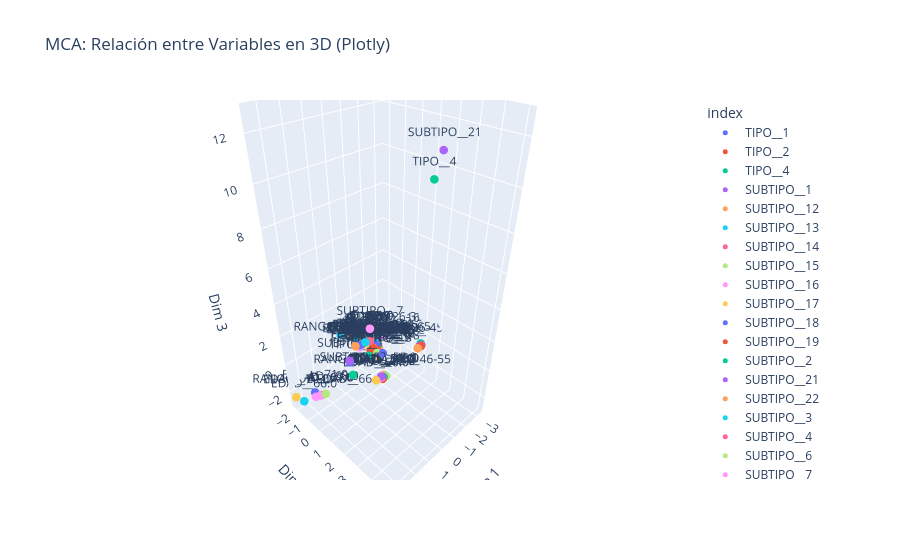

Notebook code for this chart:
### Code cell
# 3. Plotly: Análisis de Correspondencias Múltiples (MCA) en 3D
# Usamos datos2 que ya está preparado para prince.MCA
mca_3d = prince.MCA(n_components=3)
mca_3d.fit(datos2.drop('FECHA INICIAL', axis=1).astype(str))
coords = mca_3d.column_coordinates(datos2.drop('FECHA INICIAL', axis=1).astype(str))

fig_mca = px.scatter_3d(coords, x=0, y=1, z=2, text=coords.index,
                        title='MCA: Relación entre Variables en 3D (Plotly)',
                        labels={'0': 'Dim 1', '1': 'Dim 2', '2': 'Dim 3'},
                        color=coords.index)
fig_mca.update_traces(marker=dict(size=5))
fig_mca.show()

### Figure 1 — Plotly figure (JSON) as saved in the notebook; plotly's stock layout.template omitted (floating-point values rounded to 4 significant figures)
{"data": [{"hovertemplate": "index=%{text}<br>Dim 1=%{x}<br>Dim 2=%{y}<br>Dim 3=%{z}<extra></extra>", "legendgroup": "TIPO__1", "marker": {"color": "#636efa", "size": 5, "symbol": "circle"}, "mode": "markers+text", "name": "TIPO__1", "scene": "scene", "showlegend": true, "text": ["TIPO__1"], "type": "scatter3d", "x": [1.133], "y": [-0.3092], "z": [-0.01229]}, {"hovertemplate": "index=%{text}<br>Dim 1=%{x}<br>Dim 2=%{y}<br>Dim 3=%{z}<extra></extra>", "legendgroup": "TIPO__2", "marker": {"color": "#EF553B", "size": 5, "symbol": "circle"}, "mode": "markers+text", "name": "TIPO__2", "scene": "scene", "showlegend": true, "text": ["TIPO__2"], "type": "scatter3d", "x": [-0.5032], "y": [0.1298], "z": [-0.008466]}, {"hovertemplate": "index=%{text}<br>Dim 1=%{x}<br>Dim 2=%{y}<br>Dim 3=%{z}<extra></extra>", "legendgroup": "TIPO__4", "marker": {"color": "#00cc96", "size": 5, "symbol": "circle"}, "mode": "markers+text", "name": "TIPO__4", "scene": "scene", "showlegend": true, "text": ["TIPO__4"], "type": "scatter3d", "x": [1.054], "y": [4.549], "z": [11.44]}, {"hovertemplate": "index=%{text}<br>Dim 1=%{x}<br>Dim 2=%{y}<br>Dim 3=%{z}<extra></extra>", "legendgroup": "SUBTIPO__1", "marker": {"color": "#ab63fa", "size": 5, "symbol": "circle"}, "mode": "markers+text", "name": "SUBTIPO__1", "scene": "scene", "showlegend": true, "text": ["SUBTIPO__1"], "type": "scatter3d", "x": [1.17], "y": [-0.2699], "z": [0.1475]}, {"hovertemplate": "index=%{text}<br>Dim 1=%{x}<br>Dim 2=%{y}<br>Dim 3=%{z}<extra></extra>", "legendgroup": "SUBTIPO__12", "marker": {"color": "#FFA15A", "size": 5, "symbol": "circle"}, "mode": "markers+text", "name": "SUBTIPO__12", "scene": "scene", "showlegend": true, "text": ["SUBTIPO__12"], "type": "scatter3d", "x": [-0.9637], "y": [-0.3106], "z": [-0.6195]}, {"hovertemplate": "index=%{text}<br>Dim 1=%{x}<br>Dim 2=%{y}<br>Dim 3=%{z}<extra></extra>", "legendgroup": "SUBTIPO__13", "marker": {"color": "#19d3f3", "size": 5, "symbol": "circle"}, "mode": "markers+text", "name": "SUBTIPO__13", "scene": "scene", "showlegend": true, "text": ["SUBTIPO__13"], "type": "scatter3d", "x": [-0.5981], "y": [0.04033], "z": [-0.07321]}, {"hovertemplate": "index=%{text}<br>Dim 1=%{x}<br>Dim 2=%{y}<br>Dim 3=%{z}<extra></extra>", "legendgroup": "SUBTIPO__14", "marker": {"color": "#FF6692", "size": 5, "symbol": "circle"}, "mode": "markers+text", "name": "SUBTIPO__14", "scene": "scene", "showlegend": true, "text": ["SUBTIPO__14"], "type": "scatter3d", "x": [-0.8653], "y": [-0.4269], "z": [0.1381]}, {"hovertemplate": "index=%{text}<br>Dim 1=%{x}<br>Dim 2=%{y}<br>Dim 3=%{z}<extra></extra>", "legendgroup": "SUBTIPO__15", "marker": {"color": "#B6E880", "size": 5, "symbol": "circle"}, "mode": "markers+text", "name": "SUBTIPO__15", "scene": "scene", "showlegend": true, "text": ["SUBTIPO__15"], "type": "scatter3d", "x": [-0.6645], "y": [-0.05387], "z": [0.01743]}, {"hovertemplate": "index=%{text}<br>Dim 1=%{x}<br>Dim 2=%{y}<br>Dim 3=%{z}<extra></extra>", "legendgroup": "SUBTIPO__16", "marker": {"color": "#FF97FF", "size": 5, "symbol": "circle"}, "mode": "markers+text", "name": "SUBTIPO__16", "scene": "scene", "showlegend": true, "text": ["SUBTIPO__16"], "type": "scatter3d", "x": [-1.513], "y": [-0.5022], "z": [0.09513]}, {"hovertemplate": "index=%{text}<br>Dim 1=%{x}<br>Dim 2=%{y}<br>Dim 3=%{z}<extra></extra>", "legendgroup": "SUBTIPO__17", "marker": {"color": "#FECB52", "size": 5, "symbol": "circle"}, "mode": "markers+text", "name": "SUBTIPO__17", "scene": "scene", "showlegend": true, "text": ["SUBTIPO__17"], "type": "scatter3d", "x": [-0.8596], "y": [-0.4905], "z": [-0.909]}, {"hovertemplate": "index=%{text}<br>Dim 1=%{x}<br>Dim 2=%{y}<br>Dim 3=%{z}<extra></extra>", "legendgroup": "SUBTIPO__18", "marker": {"color": "#636efa", "size": 5, "symbol": "circle"}, "mode": "markers+text", "name": "SUBTIPO__18", "scene": "scene", "showlegend": true, "text": ["SUBTIPO__18"], "type": "scatter3d", "x": [-0.3631], "y": [0.654], "z": [0.2794]}, {"hovertemplate": "index=%{text}<br>Dim 1=%{x}<br>Dim 2=%{y}<br>Dim 3=%{z}<extra></extra>", "legendgroup": "SUBTIPO__19", "marker": {"color": "#EF553B", "size": 5, "symbol": "circle"}, "mode": "markers+text", "name": "SUBTIPO__19", "scene": "scene", "showlegend": true, "text": ["SUBTIPO__19"], "type": "scatter3d", "x": [-0.4514], "y": [0.1119], "z": [0.1188]}, {"hovertemplate": "index=%{text}<br>Dim 1=%{x}<br>Dim 2=%{y}<br>Dim 3=%{z}<extra></extra>", "legendgroup": "SUBTIPO__2", "marker": {"color": "#00cc96", "size": 5, "symbol": "circle"}, "mode": "markers+text", "name": "SUBTIPO__2", "scene": "scene", "showlegend": true, "text": ["SUBTIPO__2"], "type": "scatter3d", "x": [1.293], "y": [0.09104], "z": [-0.545]}, {"hovertemplate": "index=%{text}<br>Dim 1=%{x}<br>Dim 2=%{y}<br>Dim 3=%{z}<extra></extra>", "legendgroup": "SUBTIPO__21", "marker": {"color": "#ab63fa", "size": 5, "symbol": "circle"}, "mode": "markers+text", "name": "SUBTIPO__21", "scene": "scene", "showlegend": true, "text": ["SUBTIPO__21"], "type": "scatter3d", "x": [1.334], "y": [5.061], "z": [12.58]}, {"hovertemplate": "index=%{text}<br>Dim 1=%{x}<br>Dim 2=%{y}<br>Dim 3=%{z}<extra></extra>", "legendgroup": "SUBTIPO__22", "marker": {"color": "#FFA15A", "size": 5, "symbol": "circle"}, "mode": "markers+text", "name": "SUBTIPO__22", "scene": "scene", "showlegend": true, "text": ["SUBTIPO__22"], "type": "scatter3d", "x": [-0.7246], "y": [-0.007989], "z": [-0.009626]}, {"hovertemplate": "index=%{text}<br>Dim 1=%{x}<br>Dim 2=%{y}<br>Dim 3=%{z}<extra></extra>", "legendgroup": "SUBTIPO__3", "marker": {"color": "#19d3f3", "size": 5, "symbol": "circle"}, "mode": "markers+text", "name": "SUBTIPO__3", "scene": "scene", "showlegend": true, "text": ["SUBTIPO__3"], "type": "scatter3d", "x": [0.1092], "y": [-2.256], "z": [0.08074]}, {"hovertemplate": "index=%{text}<br>Dim 1=%{x}<br>Dim 2=%{y}<br>Dim 3=%{z}<extra></extra>", "legendgroup": "SUBTIPO__4", "marker": {"color": "#FF6692", "size": 5, "symbol": "circle"}, "mode": "markers+text", "name": "SUBTIPO__4", "scene": "scene", "showlegend": true, "text": ["SUBTIPO__4"], "type": "scatter3d", "x": [-0.2774], "y": [-0.8997], "z": [0.05068]}, {"hovertemplate": "index=%{text}<br>Dim 1=%{x}<br>Dim 2=%{y}<br>Dim 3=%{z}<extra></extra>", "legendgroup": "SUBTIPO__6", "marker": {"color": "#B6E880", "size": 5, "symbol": "circle"}, "mode": "markers+text", "name": "SUBTIPO__6", "scene": "scene", "showlegend": true, "text": ["SUBTIPO__6"], "type": "scatter3d", "x": [-0.3265], "y": [0.2786], "z": [0.08773]}, {"hovertemplate": "index=%{text}<br>Dim 1=%{x}<br>Dim 2=%{y}<br>Dim 3=%{z}<extra></extra>", "legendgroup": "SUBTIPO__7", "marker": {"color": "#FF97FF", "size": 5, "symbol": "circle"}, "mode": "markers+text", "name": "SUBTIPO__7", "scene": "scene", "showlegend": true, "text": ["SUBTIPO__7"], "type": "scatter3d", "x": [0.683], "y": [0.8435], "z": [2.714]}, {"hovertemplate": "index=%{text}<br>Dim 1=%{x}<br>Dim 2=%{y}<br>Dim 3=%{z}<extra></extra>", "legendgroup": "SUBTIPO__8", "marker": {"color": "#FECB52", "size": 5, "symbol": "circle"}, "mode": "markers+text", "name": "SUBTIPO__8", "scene": "scene", "showlegend": true, "text": ["SUBTIPO__8"], "type": "scatter3d", "x": [-0.3178], "y": [0.3496], "z": [-0.06097]}, {"hovertemplate": "index=%{text}<br>Dim 1=%{x}<br>Dim 2=%{y}<br>Dim 3=%{z}<extra></extra>", "legendgroup": "SUBTIPO__9", "marker": {"color": "#636efa", "size": 5, "symbol": "circle"}, "mode": "markers+text", "name": "SUBTIPO__9", "scene": "scene", "showlegend": true, "text": ["SUBTIPO__9"], "type": "scatter3d", "x": [-0.6963], "y": [-0.07873], "z": [0.07199]}, {"hovertemplate": "index=%{text}<br>Dim 1=%{x}<br>Dim 2=%{y}<br>Dim 3=%{z}<extra></extra>", "legendgroup": "EDAD__20.0", "marker": {"color": "#EF553B", "size": 5, "symbol": "circle"}, "mode": "markers+text", "name": "EDAD__20.0", "scene": "scene", "showlegend": true, "text": ["EDAD__20.0"], "type": "scatter3d", "x": [-3.13], "y": [0.9701], "z": [-0.7659]}, {"hovertemplate": "index=%{text}<br>Dim 1=%{x}<br>Dim 2=%{y}<br>Dim 3=%{z}<extra></extra>", "legendgroup": "EDAD__23.0", "marker": {"color": "#00cc96", "size": 5, "symbol": "circle"}, "mode": "markers+text", "name": "EDAD__23.0", "scene": "scene", "showlegend": true, "text": ["EDAD__23.0"], "type": "scatter3d", "x": [-3.312], "y": [0.7962], "z": [-0.8093]}, {"hovertemplate": "index=%{text}<br>Dim 1=%{x}<br>Dim 2=%{y}<br>Dim 3=%{z}<extra></extra>", "legendgroup": "EDAD__24.0", "marker": {"color": "#ab63fa", "size": 5, "symbol": "circle"}, "mode": "markers+text", "name": "EDAD__24.0", "scene": "scene", "showlegend": true, "text": ["EDAD__24.0"], "type": "scatter3d", "x": [-3.3], "y": [0.8637], "z": [-0.8786]}, {"hovertemplate": "index=%{text}<br>Dim 1=%{x}<br>Dim 2=%{y}<br>Dim 3=%{z}<extra></extra>", "legendgroup": "EDAD__25.0", "marker": {"color": "#FFA15A", "size": 5, "symbol": "circle"}, "mode": "markers+text", "name": "EDAD__25.0", "scene": "scene", "showlegend": true, "text": ["EDAD__25.0"], "type": "scatter3d", "x": [-2.885], "y": [0.9457], "z": [-0.8072]}, {"hovertemplate": "index=%{text}<br>Dim 1=%{x}<br>Dim 2=%{y}<br>Dim 3=%{z}<extra></extra>", "legendgroup": "EDAD__26.0", "marker": {"color": "#19d3f3", "size": 5, "symbol": "circle"}, "mode": "markers+text", "name": "EDAD__26.0", "scene": "scene", "showlegend": true, "text": ["EDAD__26.0"], "type": "scatter3d", "x": [-0.465], "y": [-1.591], "z": [0.007413]}, {"hovertemplate": "index=%{text}<br>Dim 1=%{x}<br>Dim 2=%{y}<br>Dim 3=%{z}<extra></extra>", "legendgroup": "EDAD__27.0", "marker": {"color": "#FF6692", "size": 5, "symbol": "circle"}, "mode": "markers+text", "name": "EDAD__27.0", "scene": "scene", "showlegend": true, "text": ["EDAD__27.0"], "type": "scatter3d", "x": [-0.694], "y": [-1.703], "z": [0.001473]}, {"hovertemplate": "index=%{text}<br>Dim 1=%{x}<br>Dim 2=%{y}<br>Dim 3=%{z}<extra></extra>", "legendgroup": "EDAD__28.0", "marker": {"color": "#B6E880", "size": 5, "symbol": "circle"}, "mode": "markers+text", "name": "EDAD__28.0", "scene": "scene", "showlegend": true, "text": ["EDAD__28.0"], "type": "scatter3d", "x": [-0.8455], "y": [-1.64], "z": [-0.04747]}, {"hovertemplate": "index=%{text}<br>Dim 1=%{x}<br>Dim 2=%{y}<br>Dim 3=%{z}<extra></extra>", "legendgroup": "EDAD__29.0", "marker": {"color": "#FF97FF", "size": 5, "symbol": "circle"}, "mode": "markers+text", "name": "EDAD__29.0", "scene": "scene", "showlegend": true, "text": ["EDAD__29.0"], "type": "scatter3d", "x": [-0.3319], "y": [-2.009], "z": [0.005791]}, {"hovertemplate": "index=%{text}<br>Dim 1=%{x}<br>Dim 2=%{y}<br>Dim 3=%{z}<extra></extra>", "legendgroup": "EDAD__30.0", "marker": {"color": "#FECB52", "size": 5, "symbol": "circle"}, "mode": "markers+text", "name": "EDAD__30.0", "scene": "scene", "showlegend": true, "text": ["EDAD__30.0"], "type": "scatter3d", "x": [-0.6149], "y": [-1.78], "z": [0.002972]}, {"hovertemplate": "index=%{text}<br>Dim 1=%{x}<br>Dim 2=%{y}<br>Dim 3=%{z}<extra></extra>", "legendgroup": "EDAD__31.0", "marker": {"color": "#636efa", "size": 5, "symbol": "circle"}, "mode": "markers+text", "name": "EDAD__31.0", "scene": "scene", "showlegend": true, "text": ["EDAD__31.0"], "type": "scatter3d", "x": [-0.8539], "y": [-1.631], "z": [-0.009567]}, {"hovertemplate": "index=%{text}<br>Dim 1=%{x}<br>Dim 2=%{y}<br>Dim 3=%{z}<extra></extra>", "legendgroup": "EDAD__32.0", "marker": {"color": "#EF553B", "size": 5, "symbol": "circle"}, "mode": "markers+text", "name": "EDAD__32.0", "scene": "scene", "showlegend": true, "text": ["EDAD__32.0"], "type": "scatter3d", "x": [-0.7144], "y": [-1.756], "z": [-0.02589]}, {"hovertemplate": "index=%{text}<br>Dim 1=%{x}<br>Dim 2=%{y}<br>Dim 3=%{z}<extra></extra>", "legendgroup": "EDAD__33.0", "marker": {"color": "#00cc96", "size": 5, "symbol": "circle"}, "mode": "markers+text", "name": "EDAD__33.0", "scene": "scene", "showlegend": true, "text": ["EDAD__33.0"], "type": "scatter3d", "x": [-0.4731], "y": [-1.805], "z": [-0.002453]}, {"hovertemplate": "index=%{text}<br>Dim 1=%{x}<br>Dim 2=%{y}<br>Dim 3=%{z}<extra></extra>", "legendgroup": "EDAD__34.0", "marker": {"color": "#ab63fa", "size": 5, "symbol": "circle"}, "mode": "markers+text", "name": "EDAD__34.0", "scene": "scene", "showlegend": true, "text": ["EDAD__34.0"], "type": "scatter3d", "x": [-0.4876], "y": [-1.729], "z": [-0.03357]}, {"hovertemplate": "index=%{text}<br>Dim 1=%{x}<br>Dim 2=%{y}<br>Dim 3=%{z}<extra></extra>", "legendgroup": "EDAD__35.0", "marker": {"color": "#FFA15A", "size": 5, "symbol": "circle"}, "mode": "markers+text", "name": "EDAD__35.0", "scene": "scene", "showlegend": true, "text": ["EDAD__35.0"], "type": "scatter3d", "x": [-0.339], "y": [-1.868], "z": [-0.008587]}, {"hovertemplate": "index=%{text}<br>Dim 1=%{x}<br>Dim 2=%{y}<br>Dim 3=%{z}<extra></extra>", "legendgroup": "EDAD__36.0", "marker": {"color": "#19d3f3", "size": 5, "symbol": "circle"}, "mode": "markers+text", "name": "EDAD__36.0", "scene": "scene", "showlegend": true, "text": ["EDAD__36.0"], "type": "scatter3d", "x": [-0.7573], "y": [-0.3049], "z": [0.1663]}, {"hovertemplate": "index=%{text}<br>Dim 1=%{x}<br>Dim 2=%{y}<br>Dim 3=%{z}<extra></extra>", "legendgroup": "EDAD__37.0", "marker": {"color": "#FF6692", "size": 5, "symbol": "circle"}, "mode": "markers+text", "name": "EDAD__37.0", "scene": "scene", "showlegend": true, "text": ["EDAD__37.0"], "type": "scatter3d", "x": [-0.6604], "y": [-0.337], "z": [0.08995]}, {"hovertemplate": "index=%{text}<br>Dim 1=%{x}<br>Dim 2=%{y}<br>Dim 3=%{z}<extra></extra>", "legendgroup": "EDAD__38.0", "marker": {"color": "#B6E880", "size": 5, "symbol": "circle"}, "mode": "markers+text", "name": "EDAD__38.0", "scene": "scene", "showlegend": true, "text": ["EDAD__38.0"], "type": "scatter3d", "x": [-0.6129], "y": [-0.2126], "z": [0.1002]}, {"hovertemplate": "index=%{text}<br>Dim 1=%{x}<br>Dim 2=%{y}<br>Dim 3=%{z}<extra></extra>", "legendgroup": "EDAD__39.0", "marker": {"color": "#FF97FF", "size": 5, "symbol": "circle"}, "mode": "markers+text", "name": "EDAD__39.0", "scene": "scene", "showlegend": true, "text": ["EDAD__39.0"], "type": "scatter3d", "x": [-0.7111], "y": [-0.1602], "z": [0.1053]}, {"hovertemplate": "index=%{text}<br>Dim 1=%{x}<br>Dim 2=%{y}<br>Dim 3=%{z}<extra></extra>", "legendgroup": "EDAD__40.0", "marker": {"color": "#FECB52", "size": 5, "symbol": "circle"}, "mode": "markers+text", "name": "EDAD__40.0", "scene": "scene", "showlegend": true, "text": ["EDAD__40.0"], "type": "scatter3d", "x": [-0.391], "y": [-0.289], "z": [0.07987]}, {"hovertemplate": "index=%{text}<br>Dim 1=%{x}<br>Dim 2=%{y}<br>Dim 3=%{z}<extra></extra>", "legendgroup": "EDAD__41.0", "marker": {"color": "#636efa", "size": 5, "symbol": "circle"}, "mode": "markers+text", "name": "EDAD__41.0", "scene": "scene", "showlegend": true, "text": ["EDAD__41.0"], "type": "scatter3d", "x": [-0.6635], "y": [-0.1713], "z": [0.1373]}, {"hovertemplate": "index=%{text}<br>Dim 1=%{x}<br>Dim 2=%{y}<br>Dim 3=%{z}<extra></extra>", "legendgroup": "EDAD__42.0", "marker": {"color": "#EF553B", "size": 5, "symbol": "circle"}, "mode": "markers+text", "name": "EDAD__42.0", "scene": "scene", "showlegend": true, "text": ["EDAD__42.0"], "type": "scatter3d", "x": [-0.414], "y": [-0.2341], "z": [0.09584]}, {"hovertemplate": "index=%{text}<br>Dim 1=%{x}<br>Dim 2=%{y}<br>Dim 3=%{z}<extra></extra>", "legendgroup": "EDAD__43.0", "marker": {"color": "#00cc96", "size": 5, "symbol": "circle"}, "mode": "markers+text", "name": "EDAD__43.0", "scene": "scene", "showlegend": true, "text": ["EDAD__43.0"], "type": "scatter3d", "x": [-0.796], "y": [-0.1623], "z": [0.09155]}, {"hovertemplate": "index=%{text}<br>Dim 1=%{x}<br>Dim 2=%{y}<br>Dim 3=%{z}<extra></extra>", "legendgroup": "EDAD__44.0", "marker": {"color": "#ab63fa", "size": 5, "symbol": "circle"}, "mode": "markers+text", "name": "EDAD__44.0", "scene": "scene", "showlegend": true, "text": ["EDAD__44.0"], "type": "scatter3d", "x": [-0.72], "y": [-0.1463], "z": [0.07853]}, {"hovertemplate": "index=%{text}<br>Dim 1=%{x}<br>Dim 2=%{y}<br>Dim 3=%{z}<extra></extra>", "legendgroup": "EDAD__45.0", "marker": {"color": "#FFA15A", "size": 5, "symbol": "circle"}, "mode": "markers+text", "name": "EDAD__45.0", "scene": "scene", "showlegend": true, "text": ["EDAD__45.0"], "type": "scatter3d", "x": [-0.4661], "y": [-0.184], "z": [0.04743]}, {"hovertemplate": "index=%{text}<br>Dim 1=%{x}<br>Dim 2=%{y}<br>Dim 3=%{z}<extra></extra>", "legendgroup": "EDAD__46.0", "marker": {"color": "#19d3f3", "size": 5, "symbol": "circle"}, "mode": "markers+text", "name": "EDAD__46.0", "scene": "scene", "showlegend": true, "text": ["EDAD__46.0"], "type": "scatter3d", "x": [-0.1748], "y": [1.072], "z": [-0.9619]}, {"hovertemplate": "index=%{text}<br>Dim 1=%{x}<br>Dim 2=%{y}<br>Dim 3=%{z}<extra></extra>", "legendgroup": "EDAD__47.0", "marker": {"color": "#FF6692", "size": 5, "symbol": "circle"}, "mode": "markers+text", "name": "EDAD__47.0", "scene": "scene", "showlegend": true, "text": ["EDAD__47.0"], "type": "scatter3d", "x": [0.0227], "y": [1.073], "z": [-0.8928]}, {"hovertemplate": "index=%{text}<br>Dim 1=%{x}<br>Dim 2=%{y}<br>Dim 3=%{z}<extra></extra>", "legendgroup": "EDAD__48.0", "marker": {"color": "#B6E880", "size": 5, "symbol": "circle"}, "mode": "markers+text", "name": "EDAD__48.0", "scene": "scene", "showlegend": true, "text": ["EDAD__48.0"], "type": "scatter3d", "x": [-0.1176], "y": [1.166], "z": [-0.8948]}, {"hovertemplate": "index=%{text}<br>Dim 1=%{x}<br>Dim 2=%{y}<br>Dim 3=%{z}<extra></extra>", "legendgroup": "EDAD__49.0", "marker": {"color": "#FF97FF", "size": 5, "symbol": "circle"}, "mode": "markers+text", "name": "EDAD__49.0", "scene": "scene", "showlegend": true, "text": ["EDAD__49.0"], "type": "scatter3d", "x": [0.1714], "y": [1.035], "z": [-0.8822]}, {"hovertemplate": "index=%{text}<br>Dim 1=%{x}<br>Dim 2=%{y}<br>Dim 3=%{z}<extra></extra>", "legendgroup": "EDAD__50.0", "marker": {"color": "#FECB52", "size": 5, "symbol": "circle"}, "mode": "markers+text", "name": "EDAD__50.0", "scene": "scene", "showlegend": true, "text": ["EDAD__50.0"], "type": "scatter3d", "x": [0.4589], "y": [0.9764], "z": [-0.9144]}, {"hovertemplate": "index=%{text}<br>Dim 1=%{x}<br>Dim 2=%{y}<br>Dim 3=%{z}<extra></extra>", "legendgroup": "EDAD__51.0", "marker": {"color": "#636efa", "size": 5, "symbol": "circle"}, "mode": "markers+text", "name": "EDAD__51.0", "scene": "scene", "showlegend": true, "text": ["EDAD__51.0"], "type": "scatter3d", "x": [0.108], "y": [1.037], "z": [-0.864]}, {"hovertemplate": "index=%{text}<br>Dim 1=%{x}<br>Dim 2=%{y}<br>Dim 3=%{z}<extra></extra>", "legendgroup": "EDAD__52.0", "marker": {"color": "#EF553B", "size": 5, "symbol": "circle"}, "mode": "markers+text", "name": "EDAD__52.0", "scene": "scene", "showlegend": true, "text": ["EDAD__52.0"], "type": "scatter3d", "x": [0.1023], "y": [1.113], "z": [-0.9688]}, {"hovertemplate": "index=%{text}<br>Dim 1=%{x}<br>Dim 2=%{y}<br>Dim 3=%{z}<extra></extra>", "legendgroup": "EDAD__53.0", "marker": {"color": "#00cc96", "size": 5, "symbol": "circle"}, "mode": "markers+text", "name": "EDAD__53.0", "scene": "scene", "showlegend": true, "text": ["EDAD__53.0"], "type": "scatter3d", "x": [0.01402], "y": [1.103], "z": [-0.9058]}, {"hovertemplate": "index=%{text}<br>Dim 1=%{x}<br>Dim 2=%{y}<br>Dim 3=%{z}<extra></extra>", "legendgroup": "EDAD__54.0", "marker": {"color": "#ab63fa", "size": 5, "symbol": "circle"}, "mode": "markers+text", "name": "EDAD__54.0", "scene": "scene", "showlegend": true, "text": ["EDAD__54.0"], "type": "scatter3d", "x": [0.1798], "y": [1.063], "z": [-0.769]}, {"hovertemplate": "index=%{text}<br>Dim 1=%{x}<br>Dim 2=%{y}<br>Dim 3=%{z}<extra></extra>", "legendgroup": "EDAD__55.0", "marker": {"color": "#FFA15A", "size": 5, "symbol": "circle"}, "mode": "markers+text", "name": "EDAD__55.0", "scene": "scene", "showlegend": true, "text": ["EDAD__55.0"], "type": "scatter3d", "x": [-0.05743], "y": [1.029], "z": [-0.8643]}, {"hovertemplate": "index=%{text}<br>Dim 1=%{x}<br>Dim 2=%{y}<br>Dim 3=%{z}<extra></extra>", "legendgroup": "EDAD__56.0", "marker": {"color": "#19d3f3", "size": 5, "symbol": "circle"}, "mode": "markers+text", "name": "EDAD__56.0", "scene": "scene", "showlegend": true, "text": ["EDAD__56.0"], "type": "scatter3d", "x": [0.6883], "y": [0.4868], "z": [1.616]}, {"hovertemplate": "index=%{text}<br>Dim 1=%{x}<br>Dim 2=%{y}<br>Dim 3=%{z}<extra></extra>", "legendgroup": "EDAD__57.0", "marker": {"color": "#FF6692", "size": 5, "symbol": "circle"}, "mode": "markers+text", "name": "EDAD__57.0", "scene": "scene", "showlegend": true, "text": ["EDAD__57.0"], "type": "scatter3d", "x": [0.3982], "y": [0.4823], "z": [1.503]}, {"hovertemplate": "index=%{text}<br>Dim 1=%{x}<br>Dim 2=%{y}<br>Dim 3=%{z}<extra></extra>", "legendgroup": "EDAD__58.0", "marker": {"color": "#B6E880", "size": 5, "symbol": "circle"}, "mode": "markers+text", "name": "EDAD__58.0", "scene": "scene", "showlegend": true, "text": ["EDAD__58.0"], "type": "scatter3d", "x": [0.7521], "y": [0.3107], "z": [1.34]}, {"hovertemplate": "index=%{text}<br>Dim 1=%{x}<br>Dim 2=%{y}<br>Dim 3=%{z}<extra></extra>", "legendgroup": "EDAD__59.0", "marker": {"color": "#FF97FF", "size": 5, "symbol": "circle"}, "mode": "markers+text", "name": "EDAD__59.0", "scene": "scene", "showlegend": true, "text": ["EDAD__59.0"], "type": "scatter3d", "x": [0.9222], "y": [0.2949], "z": [1.311]}, {"hovertemplate": "index=%{text}<br>Dim 1=%{x}<br>Dim 2=%{y}<br>Dim 3=%{z}<extra></extra>", "legendgroup": "EDAD__60.0", "marker": {"color": "#FECB52", "size": 5, "symbol": "circle"}, "mode": "markers+text", "name": "EDAD__60.0", "scene": "scene", "showlegend": true, "text": ["EDAD__60.0"], "type": "scatter3d", "x": [0.5348], "y": [0.3861], "z": [1.384]}, {"hovertemplate": "index=%{text}<br>Dim 1=%{x}<br>Dim 2=%{y}<br>Dim 3=%{z}<extra></extra>", "legendgroup": "EDAD__61.0", "marker": {"color": "#636efa", "size": 5, "symbol": "circle"}, "mode": "markers+text", "name": "EDAD__61.0", "scene": "scene", "showlegend": true, "text": ["EDAD__61.0"], "type": "scatter3d", "x": [0.8796], "y": [0.2701], "z": [1.412]}, {"hovertemplate": "index=%{text}<br>Dim 1=%{x}<br>Dim 2=%{y}<br>Dim 3=%{z}<extra></extra>", "legendgroup": "EDAD__62.0", "marker": {"color": "#EF553B", "size": 5, "symbol": "circle"}, "mode": "markers+text", "name": "EDAD__62.0", "scene": "scene", "showlegend": true, "text": ["EDAD__62.0"], "type": "scatter3d", "x": [0.8466], "y": [0.3064], "z": [1.37]}, {"hovertemplate": "index=%{text}<br>Dim 1=%{x}<br>Dim 2=%{y}<br>Dim 3=%{z}<extra></extra>", "legendgroup": "EDAD__63.0", "marker": {"color": "#00cc96", "size": 5, "symbol": "circle"}, "mode": "markers+text", "name": "EDAD__63.0", "scene": "scene", "showlegend": true, "text": ["EDAD__63.0"], "type": "scatter3d", "x": [0.8425], "y": [0.2811], "z": [1.423]}, {"hovertemplate": "index=%{text}<br>Dim 1=%{x}<br>Dim 2=%{y}<br>Dim 3=%{z}<extra></extra>", "legendgroup": "EDAD__64.0", "marker": {"color": "#ab63fa", "size": 5, "symbol": "circle"}, "mode": "markers+text", "name": "EDAD__64.0", "scene": "scene", "showlegend": true, "text": ["EDAD__64.0"], "type": "scatter3d", "x": [0.7325], "y": [0.2486], "z": [1.352]}, {"hovertemplate": "index=%{text}<br>Dim 1=%{x}<br>Dim 2=%{y}<br>Dim 3=%{z}<extra></extra>", "legendgroup": "EDAD__65.0", "marker": {"color": "#FFA15A", "size": 5, "symbol": "circle"}, "mode": "markers+text", "name": "EDAD__65.0", "scene": "scene", "showlegend": true, "text": ["EDAD__65.0"], "type": "scatter3d", "x": [1.097], "y": [0.1774], "z": [1.413]}, {"hovertemplate": "index=%{text}<br>Dim 1=%{x}<br>Dim 2=%{y}<br>Dim 3=%{z}<extra></extra>", "legendgroup": "EDAD__66.0", "marker": {"color": "#19d3f3", "size": 5, "symbol": "circle"}, "mode": "markers+text", "name": "EDAD__66.0", "scene": "scene", "showlegend": true, "text": ["EDAD__66.0"], "type": "scatter3d", "x": [3.288], "y": [-1.84], "z": [-2.555]}, {"hovertemplate": "index=%{text}<br>Dim 1=%{x}<br>Dim 2=%{y}<br>Dim 3=%{z}<extra></extra>", "legendgroup": "EDAD__67.0", "marker": {"color": "#FF6692", "size": 5, "symbol": "circle"}, "mode": "markers+text", "name": "EDAD__67.0", "scene": "scene", "showlegend": true, "text": ["EDAD__67.0"], "type": "scatter3d", "x": [2.308], "y": [-1.565], "z": [-2.613]}, {"hovertemplate": "index=%{text}<br>Dim 1=%{x}<br>Dim 2=%{y}<br>Dim 3=%{z}<extra></extra>", "legendgroup": "EDAD__68.0", "marker": {"color": "#B6E880", "size": 5, "symbol": "circle"}, "mode": "markers+text", "name": "EDAD__68.0", "scene": "scene", "showlegend": true, "text": ["EDAD__68.0"], "type": "scatter3d", "x": [2.134], "y": [-1.375], "z": [-2.501]}, {"hovertemplate": "index=%{text}<br>Dim 1=%{x}<br>Dim 2=%{y}<br>Dim 3=%{z}<extra></extra>", "legendgroup": "EDAD__69.0", "marker": {"color": "#FF97FF", "size": 5, "symbol": "circle"}, "mode": "markers+text", "name": "EDAD__69.0", "scene": "scene", "showlegend": true, "text": ["EDAD__69.0"], "type": "scatter3d", "x": [2.37], "y": [-1.578], "z": [-2.602]}, {"hovertemplate": "index=%{text}<br>Dim 1=%{x}<br>Dim 2=%{y}<br>Dim 3=%{z}<extra></extra>", "legendgroup": "EDAD__70.0", "marker": {"color": "#FECB52", "size": 5, "symbol": "circle"}, "mode": "markers+text", "name": "EDAD__70.0", "scene": "scene", "showlegend": true, "text": ["EDAD__70.0"], "type": "scatter3d", "x": [3.487], "y": [-2.276], "z": [-2.411]}, {"hovertemplate": "index=%{text}<br>Dim 1=%{x}<br>Dim 2=%{y}<br>Dim 3=%{z}<extra></extra>", "legendgroup": "EDAD__71.0", "marker": {"color": "#636efa", "size": 5, "symbol": "circle"}, "mode": "markers+text", "name": "EDAD__71.0", "scene": "scene", "showlegend": true, "text": ["EDAD__71.0"], "type": "scatter3d", "x": [2.498], "y": [-1.873], "z": [-2.487]}, {"hovertemplate": "index=%{text}<br>Dim 1=%{x}<br>Dim 2=%{y}<br>Dim 3=%{z}<extra></extra>", "legendgroup": "FEMENINO__0", "marker": {"color": "#EF553B", "size": 5, "symbol": "circle"}, "mode": "markers+text", "name": "FEMENINO__0", "scene": "scene", "showlegend": true, "text": ["FEMENINO__0"], "type": "scatter3d", "x": [-0.2873], "y": [-0.215], "z": [-0.06336]}, {"hovertemplate": "index=%{text}<br>Dim 1=%{x}<br>Dim 2=%{y}<br>Dim 3=%{z}<extra></extra>", "legendgroup": "FEMENINO__1", "marker": {"color": "#00cc96", "size": 5, "symbol": "circle"}, "mode": "markers+text", "name": "FEMENINO__1", "scene": "scene", "showlegend": true, "text": ["FEMENINO__1"], "type": "scatter3d", "x": [0.1091], "y": [0.08124], "z": [0.02414]}, {"hovertemplate": "index=%{text}<br>Dim 1=%{x}<br>Dim 2=%{y}<br>Dim 3=%{z}<extra></extra>", "legendgroup": "RANGO DE EDAD__19-25", "marker": {"color": "#ab63fa", "size": 5, "symbol": "circle"}, "mode": "markers+text", "name": "RANGO DE EDAD__19-25", "scene": "scene", "showlegend": true, "text": ["RANGO DE EDAD__19-25"], "type": "scatter3d", "x": [-3.108], "y": [0.8813], "z": [-0.8104]}, {"hovertemplate": "index=%{text}<br>Dim 1=%{x}<br>Dim 2=%{y}<br>Dim 3=%{z}<extra></extra>", "legendgroup": "RANGO DE EDAD__26-35", "marker": {"color": "#FFA15A", "size": 5, "symbol": "circle"}, "mode": "markers+text", "name": "RANGO DE EDAD__26-35", "scene": "scene", "showlegend": true, "text": ["RANGO DE EDAD__26-35"], "type": "scatter3d", "x": [-0.5362], "y": [-1.78], "z": [-0.01183]}, {"hovertemplate": "index=%{text}<br>Dim 1=%{x}<br>Dim 2=%{y}<br>Dim 3=%{z}<extra></extra>", "legendgroup": "RANGO DE EDAD__36-45", "marker": {"color": "#19d3f3", "size": 5, "symbol": "circle"}, "mode": "markers+text", "name": "RANGO DE EDAD__36-45", "scene": "scene", "showlegend": true, "text": ["RANGO DE EDAD__36-45"], "type": "scatter3d", "x": [-0.6053], "y": [-0.2221], "z": [0.09987]}, {"hovertemplate": "index=%{text}<br>Dim 1=%{x}<br>Dim 2=%{y}<br>Dim 3=%{z}<extra></extra>", "legendgroup": "RANGO DE EDAD__46-55", "marker": {"color": "#FF6692", "size": 5, "symbol": "circle"}, "mode": "markers+text", "name": "RANGO DE EDAD__46-55", "scene": "scene", "showlegend": true, "text": ["RANGO DE EDAD__46-55"], "type": "scatter3d", "x": [0.07872], "y": [1.065], "z": [-0.8915]}, {"hovertemplate": "index=%{text}<br>Dim 1=%{x}<br>Dim 2=%{y}<br>Dim 3=%{z}<extra></extra>", "legendgroup": "RANGO DE EDAD__56-65", "marker": {"color": "#B6E880", "size": 5, "symbol": "circle"}, "mode": "markers+text", "name": "RANGO DE EDAD__56-65", "scene": "scene", "showlegend": true, "text": ["RANGO DE EDAD__56-65"], "type": "scatter3d", "x": [0.763], "y": [0.3311], "z": [1.415]}, {"hovertemplate": "index=%{text}<br>Dim 1=%{x}<br>Dim 2=%{y}<br>Dim 3=%{z}<extra></extra>", "legendgroup": "RANGO DE EDAD__66+", "marker": {"color": "#FF97FF", "size": 5, "symbol": "circle"}, "mode": "markers+text", "name": "RANGO DE EDAD__66+", "scene": "scene", "showlegend": true, "text": ["RANGO DE EDAD__66+"], "type": "scatter3d", "x": [2.623], "y": [-1.659], "z": [-2.576]}], "layout": {"legend": {"title": {"text": "index"}, "tracegroupgap": 0}, "scene": {"domain": {"x": [0.0, 1.0], "y": [0.0, 1.0]}, "xaxis": {"title": {"text": "Dim 1"}}, "yaxis": {"title": {"text": "Dim 2"}}, "zaxis": {"title": {"text": "Dim 3"}}}, "title": {"text": "MCA: Relación entre Variables en 3D (Plotly)"}}}
